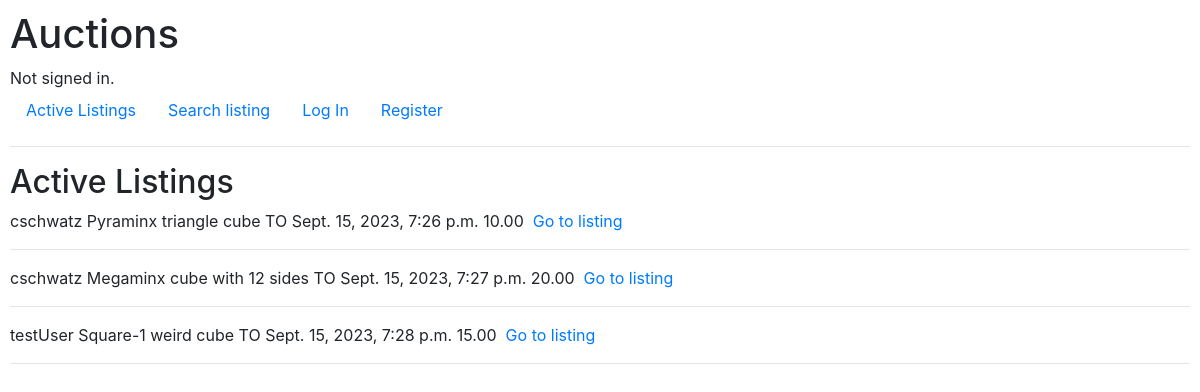
Before: / with the older database file.
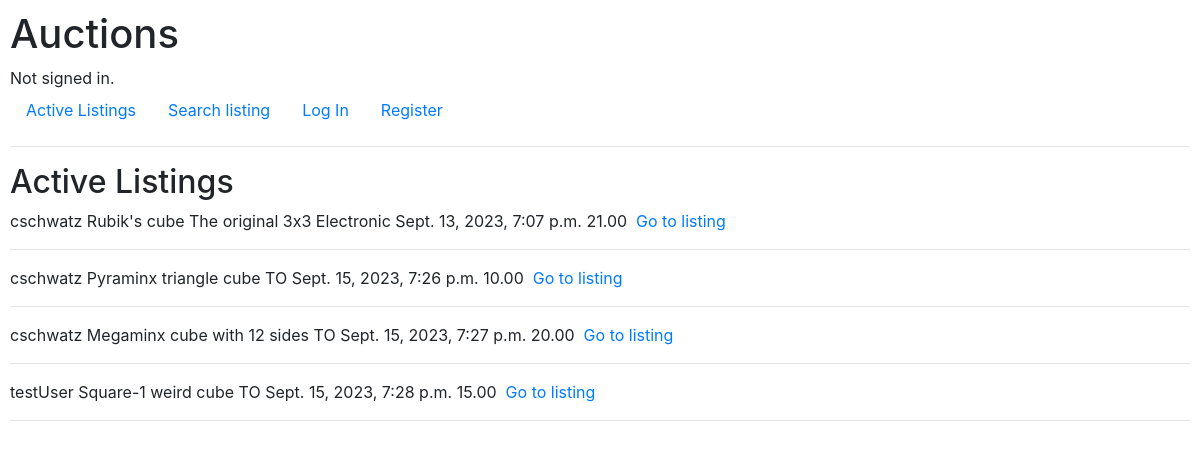
After: the same page with the newer database file.
### auctions/models.py (models this page shows)
class AuctionListing(models.Model):
    user = models.ForeignKey(User, on_delete=models.CASCADE, related_name="user_listing", default=None)
    title = models.CharField(max_length=64)
    description = models.CharField(max_length=150)
    category_choices = [('Electronic', 'electronic'), ('Toys', 'toys'), ('Home', 'home'), ('Fashion', 'fashion'), ('Other', 'other')]
    category = models.CharField(max_length=10, choices=category_choices, default='Other')
    date = models.DateTimeField(auto_now_add=True)
    image = models.URLField()
    value = models.DecimalField(max_digits=8, decimal_places=2, default=0.00)
    is_active = models.BooleanField(default=True)

class User(AbstractUser):
    pass

class Bid(models.Model):
    user = models.ForeignKey(User, on_delete=models.CASCADE, related_name="user_bid", default=None)
    listing = models.ForeignKey(AuctionListing, on_delete=models.CASCADE, related_name="listing_bids")
    bid = models.DecimalField(max_digits=8, decimal_places=2, default=0.00)

### auctions/views.py (the view)
# urls.py: path("", views.index, name="index"),
def index(request):
    all_auctions = AuctionListing.objects.all() # get all active auctions (still have to work on the "active" aspect)
    active_auctions = [listing for listing in all_auctions if listing.is_active]
    listings_with_bid = [] #buffer to store listing+listing's highest bid (tuple)
    for listing in active_auctions:
        try: # see if there are bids for a given listing
            highest_bid = Bid.objects.filter(listing=listing)
            highest_bid = highest_bid.order_by('-bid')[0].bid
        except IndexError: #if there are no bids, the highest bid is the initial value
            highest_bid = listing.value
        listings_with_bid.append((listing, highest_bid))
    return render(request, "auctions/index.html", {
        "listings": listings_with_bid,
    })

### auctions/templates/auctions/index.html (shortened to what this page needs)
{% extends "auctions/layout.html" %}
{% block body %}
    <h2>Active Listings</h2>
    {% for listing in listings %}
        {{ listing.0.user }}
        {{ listing.0.title }}
        {{ listing.0.description }}
        {{ listing.0.category }}
        {{ listing.0.date }}
        {{ listing.1 }}
        <a href="{% url 'listing' listing.0.title  %}">Go to listing</a>
        <hr>
    {% endfor %}
{% endblock %}

Changed rows visible on the page:
now on this page (row edited): AuctionListing: user.username "cschwatz", title "Rubik's cube", description "The original 3x3", category "Electronic", date "Sept. 13, 2023, 7:07 p.m.", bid "21.00"
